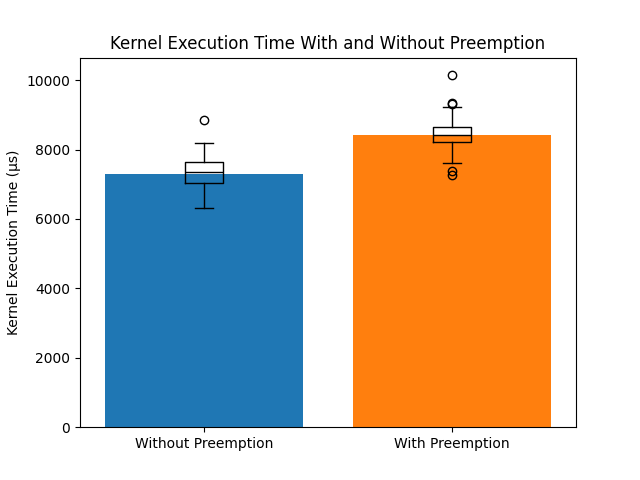

Recreate this plot in Python.
#!/usr/bin/env python3

import numpy
import re
import numpy as np
import matplotlib.pyplot as plt

def parse_output(path):
    times = []
    preemptions = []
    with open(path) as f:
        for line in f:
            match_time = re.search(r"Elapsed time for kernel execution:\s+(\d+)\s+μs", line)
            if match_time:
                times.append(int(match_time.group(1)))
            match_preemption = re.search(r"  \|15      \|0       \|(\d+)\s+|6             \|", line)
            if match_preemption:
                preemptions.append(int(match_preemption.group(1)))
    assert len(times) == len(preemptions)
    return times, preemptions

times_with_preemption, count_with_preemption = parse_output("results-aie-with-preemption.txt")
times_without_preemption, count_without_preemption = parse_output("results-aie-without-preemption.txt")

mean_time_with_preemption = np.mean(times_with_preemption)
mean_time_without_preemption = np.mean(times_without_preemption)
mean_count_with_preemption = np.mean(count_with_preemption)
mean_count_without_preemption = np.mean(count_without_preemption)
print(f"Number of measurements:                           {len(times_without_preemption):6} / {len(times_with_preemption):6}")
print(f"Average kernel execution time without preemption: {mean_time_without_preemption:6.0f} μs")
print(f"Average kernel execution time with preemption:    {mean_time_with_preemption:6.0f} μs")
print(f"Difference:                                       {mean_time_with_preemption - mean_time_without_preemption:6.0f} μs")
print(f"Number of layer preemptions without preempt op:   {mean_count_without_preemption:6.0f}")
print(f"Number of layer preemptions with preempt op:      {mean_count_with_preemption:6.0f}")
print(f"Difference:                                       {mean_count_with_preemption - mean_count_without_preemption:6.0f}")

fig, ax = plt.subplots()
ax.bar(0, mean_time_without_preemption, label="Without Preemption")
ax.boxplot(positions=[0], x=times_without_preemption, medianprops={"color":"black"})
ax.bar(1, mean_time_with_preemption, label="With Preemption")
ax.boxplot(positions=[1], x=times_with_preemption, medianprops={"color":"black"})
ax.set_ylabel("Kernel Execution Time (μs)")
ax.set_title("Kernel Execution Time With and Without Preemption")
ax.set_xticks([0, 1])
ax.set_xticklabels(["Without Preemption", "With Preemption"])
plt.savefig("eval.png")
